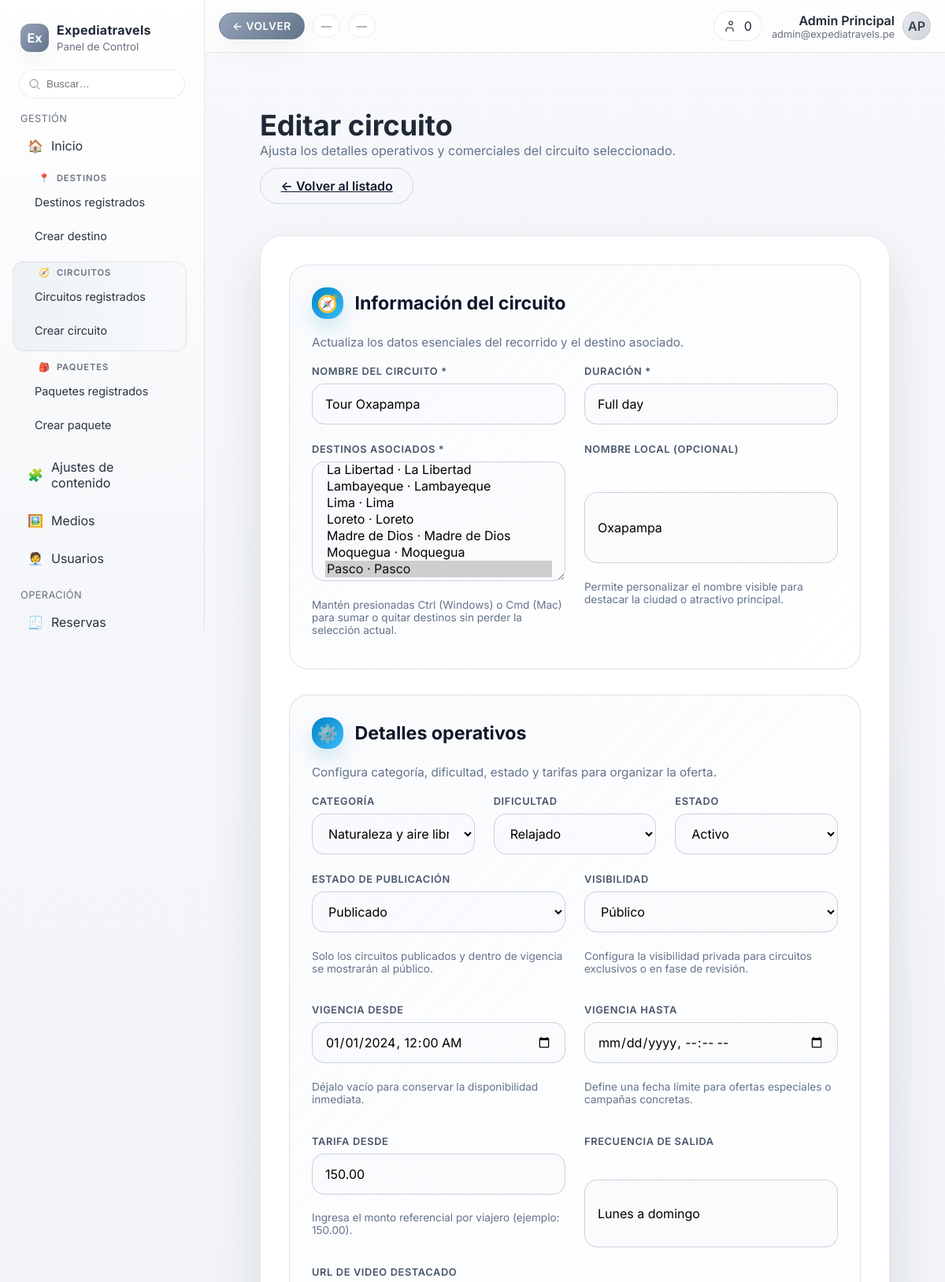
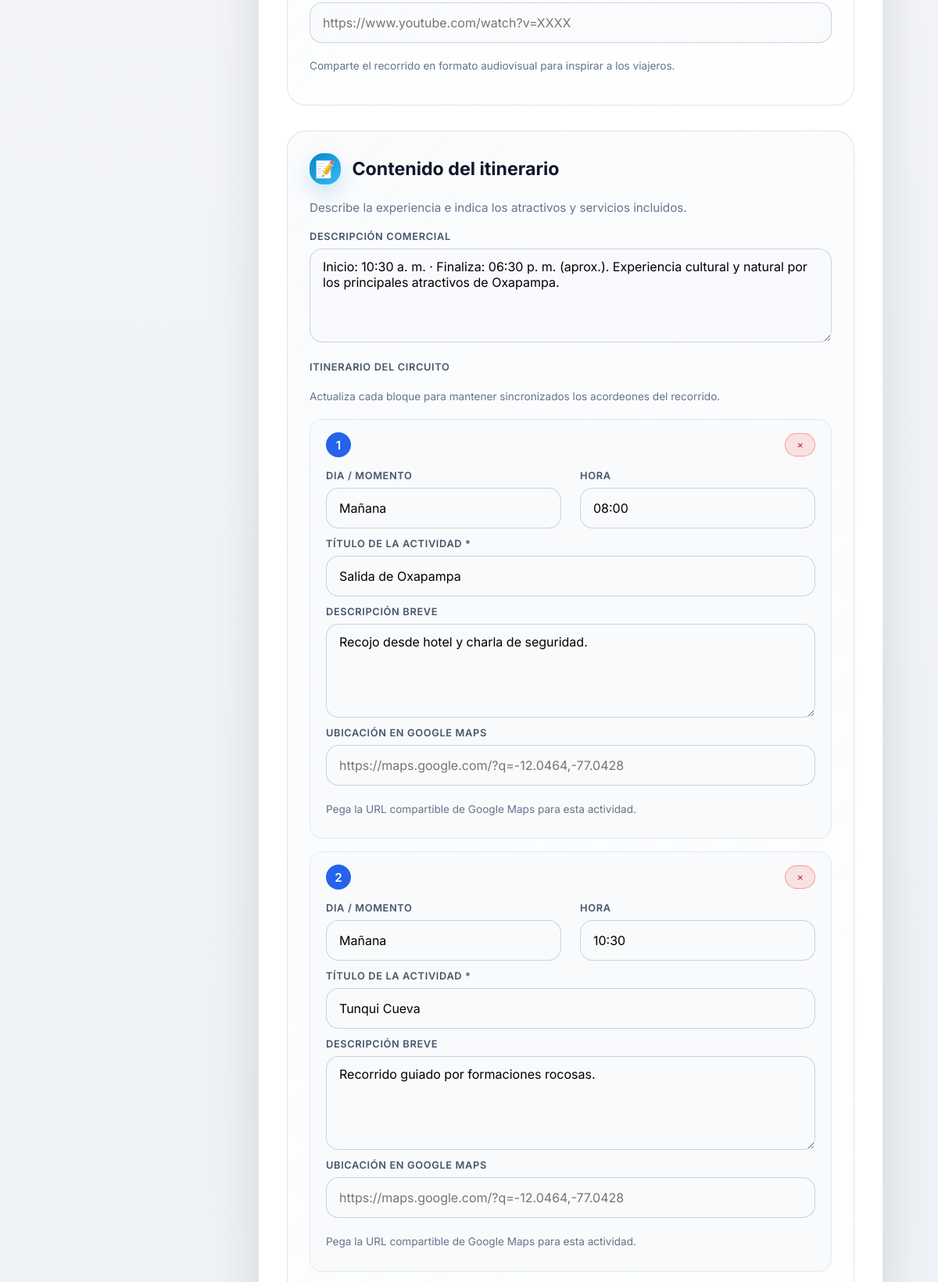
/administracion/editar_circuito.php?id=2 (upper part), run on the app's committed database (2 pictures, top to bottom).
### tables this page shows
CREATE TABLE circuitos (
    id INT AUTO_INCREMENT PRIMARY KEY,
    destino_id INT DEFAULT NULL,
    destino_personalizado VARCHAR(150) DEFAULT NULL,
    nombre VARCHAR(150) NOT NULL,
    duracion VARCHAR(80) NOT NULL,
    precio DECIMAL(10, 2) DEFAULT NULL,
    categoria ENUM('naturaleza', 'cultural', 'aventura', 'gastronomico', 'bienestar') NOT NULL DEFAULT 'naturaleza',
    dificultad ENUM('relajado', 'moderado', 'intenso') NOT NULL DEFAULT 'relajado',
    frecuencia VARCHAR(120) DEFAULT NULL,
    estado ENUM('borrador', 'activo', 'inactivo') NOT NULL DEFAULT 'borrador',
    estado_publicacion ENUM('borrador', 'publicado') NOT NULL DEFAULT 'borrador',
    vigencia_desde DATETIME DEFAULT NULL,
    vigencia_hasta DATETIME DEFAULT NULL,
    visibilidad ENUM('publico', 'privado') NOT NULL DEFAULT 'publico',
    descripcion TEXT,
    puntos_interes JSON DEFAULT NULL,
    servicios JSON DEFAULT NULL,
    imagen_portada VARCHAR(255) DEFAULT NULL,
    imagen_destacada VARCHAR(255) DEFAULT NULL,
    galeria JSON DEFAULT NULL,
    video_destacado_url VARCHAR(255) DEFAULT NULL,
    creado_en TIMESTAMP DEFAULT CURRENT_TIMESTAMP,
    actualizado_en TIMESTAMP DEFAULT CURRENT_TIMESTAMP ON UPDATE CURRENT_TIMESTAMP,
    FOREIGN KEY (destino_id) REFERENCES destinos(id) ON DELETE SET NULL,
    INDEX idx_circuitos_publicacion (estado_publicacion, visibilidad, vigencia_desde, vigencia_hasta)
);

CREATE TABLE circuito_itinerarios (
    id INT AUTO_INCREMENT PRIMARY KEY,
    circuito_id INT NOT NULL,
    orden INT NOT NULL,
    dia VARCHAR(80) DEFAULT NULL,
    hora VARCHAR(40) DEFAULT NULL,
    titulo VARCHAR(180) NOT NULL,
    descripcion TEXT DEFAULT NULL,
    ubicacion_maps VARCHAR(255) DEFAULT NULL,
    creado_en TIMESTAMP DEFAULT CURRENT_TIMESTAMP,
    actualizado_en TIMESTAMP DEFAULT CURRENT_TIMESTAMP ON UPDATE CURRENT_TIMESTAMP,
    FOREIGN KEY (circuito_id) REFERENCES circuitos(id) ON DELETE CASCADE,
    INDEX idx_circuito_itinerarios_circuito (circuito_id, orden)
);

### administracion/editar_circuito.php (the view, shortened to what the rows shown need)
<?php
require_once __DIR__ . '/includes/circuitos_util.php';
$errores = [];
$destinosPredeterminados = require __DIR__ . '/../app/configuracion/destinos_predeterminados.php';
$circuitosPredeterminados = require __DIR__ . '/../app/configuracion/circuitos_predeterminados.php';
$serviciosPredeterminados = require __DIR__ . '/../app/configuracion/servicios_circuito_predeterminados.php';
$destinosDisponibles = cargarDestinosDisponibles($destinosPredeterminados, $errores);
$circuitos = cargarCircuitos($circuitosPredeterminados, $destinosDisponibles, $errores);
$serviciosDisponibles = cargarServiciosDisponibles($serviciosPredeterminados, $errores);
$categoriasPermitidas = [
    'naturaleza' => 'Naturaleza y aire libre',
    'cultural' => 'Cultural e histórico',
    'aventura' => 'Aventura y adrenalina',
    'gastronomico' => 'Gastronómico',
    'bienestar' => 'Bienestar y relajación',
];
$dificultadesPermitidas = [
    'relajado' => 'Relajado',
    'moderado' => 'Moderado',
    'intenso' => 'Intenso',
];
$estadosPermitidos = [
    'activo' => 'Activo',
    'borrador' => 'Borrador',
    'inactivo' => 'Inactivo',
];
$estadosPublicacionPermitidos = [
    'borrador' => 'Borrador',
    'publicado' => 'Publicado',
];
$visibilidadesPermitidas = [
    'publico' => 'Público',
    'privado' => 'Privado',
];
$circuitoId = isset($_GET['id']) ? (int) $_GET['id'] : 0;
$circuitoSeleccionado = obtenerCircuitoPorId($circuitoId, $destinosDisponibles, $circuitosPredeterminados, $errores);
$datos = [
    'nombre' => $circuitoSeleccionado['nombre'] ?? '',
    'destinos' => $circuitoSeleccionado['destinos'] ?? (isset($circuitoSeleccionado['destino']['id']) && $circuitoSeleccionado['destino']['id'] ? [(int) $circuitoSeleccionado['destino']['id']] : []),
    'destino_personalizado' => $circuitoSeleccionado['destino']['personalizado'] ?? '',
    'duracion' => $circuitoSeleccionado['duracion'] ?? '',
    'precio' => $circuitoSeleccionado['precio'] !== null ? number_format((float) $circuitoSeleccionado['precio'], 2, '.', '') : '',
    'categoria' => $circuitoSeleccionado['categoria'] ?? 'naturaleza',
    'dificultad' => $circuitoSeleccionado['dificultad'] ?? 'relajado',
    'frecuencia' => $circuitoSeleccionado['frecuencia'] ?? '',
    'estado' => $circuitoSeleccionado['estado'] ?? 'borrador',
    'estado_publicacion' => $circuitoSeleccionado['estado_publicacion'] ?? 'borrador',
    'visibilidad' => $circuitoSeleccionado['visibilidad'] ?? 'publico',
    'vigencia_desde_form' => $circuitoSeleccionado['vigencia_desde_form'] ?? '',
    'vigencia_hasta_form' => $circuitoSeleccionado['vigencia_hasta_form'] ?? '',
    'vigencia_desde' => $circuitoSeleccionado['vigencia_desde'] ?? null,
    'vigencia_hasta' => $circuitoSeleccionado['vigencia_hasta'] ?? null,
    'descripcion' => $circuitoSeleccionado['descripcion'] ?? '',
    'itinerario' => $circuitoSeleccionado['itinerario'] ?? [],
    'servicios_incluidos_ids' => $circuitoSeleccionado['servicios_incluidos_ids'] ?? [],
    'servicios_excluidos_ids' => $circuitoSeleccionado['servicios_excluidos_ids'] ?? [],
    'imagen_portada' => $circuitoSeleccionado['imagen_portada'] ?? '',
    'imagen_destacada' => $circuitoSeleccionado['imagen_destacada'] ?? '',
    'galeria' => $circuitoSeleccionado['galeria'] ?? [],
    'video_destacado_url' => $circuitoSeleccionado['video_destacado_url'] ?? '',
];
require __DIR__ . '/plantilla/cabecera.php';
?>
<div class="admin-wrapper">
    <header class="admin-header">
        <div>
            <h1>Editar circuito</h1>
        </div>
    </header>
    <section class="admin-card">
        <form method="post" class="admin-form">
            <div class="admin-section">
                <h2 class="admin-section__title">
                    <span class="admin-section__icon" aria-hidden="true">🧭</span>
                    <span>Información del circuito</span>
                </h2>
                <div class="admin-section__content admin-grid">
                    <div class="admin-grid two-columns">
                        <div class="admin-field">
                            <label for="nombre">Nombre del circuito *</label>
                            <input type="text" id="nombre" name="nombre" required value="<?= htmlspecialchars($datos['nombre'], ENT_QUOTES, 'UTF-8'); ?>" placeholder="Full day Pozuzo" />
                        </div>
                        <div class="admin-field">
                            <label for="duracion">Duración *</label>
                            <input type="text" id="duracion" name="duracion" required value="<?= htmlspecialchars($datos['duracion'], ENT_QUOTES, 'UTF-8'); ?>" placeholder="2 días / 1 noche" />
                        </div>
                    </div>
                    <div class="admin-grid two-columns">
                        <div class="admin-field">
                            <label for="destino_personalizado">Nombre local (opcional)</label>
                            <input type="text" id="destino_personalizado" name="destino_personalizado" value="<?= htmlspecialchars($datos['destino_personalizado'], ENT_QUOTES, 'UTF-8'); ?>" placeholder="Oxapampa, Perené, etc." />
                            <p class="admin-help">Permite personalizar el nombre visible para destacar la ciudad o atractivo principal.</p>
                        </div>
                    </div>
                </div>
            </div>
            <div class="admin-section">
                <h2 class="admin-section__title">
                    <span class="admin-section__icon" aria-hidden="true">⚙️</span>
                    <span>Detalles operativos</span>
                </h2>
                <div class="admin-section__content admin-grid">
                    <div class="admin-grid three-columns">
                        <div class="admin-field">
                            <label for="categoria">Categoría</label>
                            <select id="categoria" name="categoria">
                                <?php foreach ($categoriasPermitidas as $clave => $etiqueta): ?>
                                    <option value="<?= htmlspecialchars($clave, ENT_QUOTES, 'UTF-8'); ?>" <?= $datos['categoria'] === $clave ? 'selected' : ''; ?>><?= htmlspecialchars($etiqueta, ENT_QUOTES, 'UTF-8'); ?></option>
                                <?php endforeach; ?>
                            </select>
                        </div>
                        <div class="admin-field">
                            <label for="dificultad">Dificultad</label>
                            <select id="dificultad" name="dificultad">
                                <?php foreach ($dificultadesPermitidas as $clave => $etiqueta): ?>
                                    <option value="<?= htmlspecialchars($clave, ENT_QUOTES, 'UTF-8'); ?>" <?= $datos['dificultad'] === $clave ? 'selected' : ''; ?>><?= htmlspecialchars($etiqueta, ENT_QUOTES, 'UTF-8'); ?></option>
                                <?php endforeach; ?>
                            </select>
                        </div>
                        <div class="admin-field">
                            <label for="estado">Estado</label>
                            <select id="estado" name="estado">
                                <?php foreach ($estadosPermitidos as $clave => $etiqueta): ?>
                                    <option value="<?= htmlspecialchars($clave, ENT_QUOTES, 'UTF-8'); ?>" <?= $datos['estado'] === $clave ? 'selected' : ''; ?>><?= htmlspecialchars($etiqueta, ENT_QUOTES, 'UTF-8'); ?></option>
                                <?php endforeach; ?>
                            </select>
                        </div>
                    </div>
                    <div class="admin-grid two-columns">
                        <div class="admin-field">
                            <label for="estado_publicacion">Estado de publicación</label>
                            <select id="estado_publicacion" name="estado_publicacion">
                                <?php foreach ($estadosPublicacionPermitidos as $clave => $etiqueta): ?>
                                    <option value="<?= htmlspecialchars($clave, ENT_QUOTES, 'UTF-8'); ?>" <?= $datos['estado_publicacion'] === $clave ? 'selected' : ''; ?>><?= htmlspecialchars($etiqueta, ENT_QUOTES, 'UTF-8'); ?></option>
                                <?php endforeach; ?>
                            </select>
                            <p class="admin-help">Solo los circuitos publicados y dentro de vigencia se mostrarán al público.</p>
                        </div>
                        <div class="admin-field">
                            <label for="visibilidad">Visibilidad</label>
                            <select id="visibilidad" name="visibilidad">
                                <?php foreach ($visibilidadesPermitidas as $clave => $etiqueta): ?>
                                    <option value="<?= htmlspecialchars($clave, ENT_QUOTES, 'UTF-8'); ?>" <?= $datos['visibilidad'] === $clave ? 'selected' : ''; ?>><?= htmlspecialchars($etiqueta, ENT_QUOTES, 'UTF-8'); ?></option>
                                <?php endforeach; ?>
                            </select>
                            <p class="admin-help">Configura la visibilidad privada para circuitos exclusivos o en fase de revisión.</p>
                        </div>
                    </div>
                    <div class="admin-grid two-columns">
                        <div class="admin-field">
                            <label for="precio">Tarifa desde</label>
                            <input type="text" id="precio" name="precio" value="<?= htmlspecialchars($datos['precio'], ENT_QUOTES, 'UTF-8'); ?>" placeholder="150.00" />
                            <p class="admin-help">Ingresa el monto referencial por viajero (ejemplo: 150.00).</p>
                        </div>
                        <div class="admin-field">
                            <label for="frecuencia">Frecuencia de salida</label>
                            <input type="text" id="frecuencia" name="frecuencia" value="<?= htmlspecialchars($datos['frecuencia'], ENT_QUOTES, 'UTF-8'); ?>" placeholder="Diario / fines de semana" />
                        </div>
                    </div>
                </div>
            </div>
            <div class="admin-section">
                <h2 class="admin-section__title">
                    <span class="admin-section__icon" aria-hidden="true">📝</span>
                    <span>Contenido del itinerario</span>
                </h2>
                <div class="admin-section__content admin-grid">
                    <div class="admin-field">
                        <label for="descripcion">Descripción comercial</label>
                        <textarea id="descripcion" name="descripcion" rows="4" placeholder="Cuenta la historia del circuito, qué lugares cubre y la experiencia que ofrece."><?= htmlspecialchars($datos['descripcion'], ENT_QUOTES, 'UTF-8'); ?></textarea>
                    </div>
                    <div class="admin-field" data-itinerary-container>
                        <div class="itinerary-editor" data-itinerary-list>
                            <?php
                                $itinerarioActual = $datos['itinerario'];
                            ?>
                            <?php foreach ($itinerarioActual as $indice => $paso): ?>
                                <div class="itinerary-item" data-itinerary-item>
                                    <header class="itinerary-item__header">
                                        <span class="itinerary-item__index" data-itinerary-index><?= $indice + 1; ?></span>
                                        <button type="button" class="admin-chip admin-chip--danger" data-itinerary-remove aria-label="Eliminar bloque">×</button>
                                    </header>
                                    <div class="admin-grid two-columns">
                                        <div class="admin-field">
                                            <label>Dia / momento</label>
                                            <input type="text" name="itinerario[dia][]" value="<?= htmlspecialchars((string) ($paso['dia'] ?? ''), ENT_QUOTES, 'UTF-8'); ?>" placeholder="Día 1 · Mañana" />
                                        </div>
                                        <div class="admin-field">
                                            <label>Hora</label>
                                            <input type="text" name="itinerario[hora][]" value="<?= htmlspecialchars((string) ($paso['hora'] ?? ''), ENT_QUOTES, 'UTF-8'); ?>" placeholder="08:30" />
                                        </div>
                                    </div>
                                    <div class="admin-field">
                                        <label>Título de la actividad *</label>
                                        <input type="text" name="itinerario[titulo][]" value="<?= htmlspecialchars((string) ($paso['titulo'] ?? ''), ENT_QUOTES, 'UTF-8'); ?>" placeholder="Visita a Tunqui Cueva" />
                                    </div>
                                    <div class="admin-field">
                                        <label>Descripción breve</label>
                                        <textarea name="itinerario[descripcion][]" rows="2" placeholder="Recorrido guiado con cascos y linternas."><?= htmlspecialchars((string) ($paso['descripcion'] ?? ''), ENT_QUOTES, 'UTF-8'); ?></textarea>
                                    </div>
                                    <div class="admin-field">
                                        <label>Ubicación en Google Maps</label>
                                        <input type="url" name="itinerario[ubicacion_maps][]" value="<?= htmlspecialchars((string) ($paso['ubicacion_maps'] ?? ''), ENT_QUOTES, 'UTF-8'); ?>" placeholder="https://maps.google.com/?q=-12.0464,-77.0428" />
                                        <p class="admin-help">Pega la URL compartible de Google Maps para esta actividad.</p>
                                    </div>
                                </div>
                            <?php endforeach; ?>
                        </div>
                    </div>
                </div>
            </div>
        </form>
    </section>
</div>

### data on the page
circuitos: nombre "Tour Oxapampa", duracion "Full day", destino_personalizado "Oxapampa", categoria "Naturaleza y aire libre", dificultad "Relajado", estado "Activo", estado_publicacion "Publicado", visibilidad "Público", precio "150.00", frecuencia "Lunes a domingo", descripcion "Inicio: 10:30 a. m. · Finaliza: 06:30 p. m. (aprox.). Experiencia cultural y natural por los principales atractivos de Oxapampa."
circuito_itinerarios: dia "Mañana", hora "08:00", titulo "Salida de Oxapampa", descripcion "Recojo desde hotel y charla de seguridad."
circuito_itinerarios: dia "Mañana", hora "10:30", titulo "Tunqui Cueva", descripcion "Recorrido guiado por formaciones rocosas."

### other printed values
$panelNombreAdmin "Admin Principal"
$panelCorreoAdmin "admin@expediatravels.pe"
$panelInicialesAdmin "AP"
form field value "La Libertad · La Libertad / Lambayeque · Lambayeque / Lima · Lima / Loreto · Loreto / Madre de Dios · Madre de Dios / Moquegua · Moquegua / Pasco · Pasco ☑"
